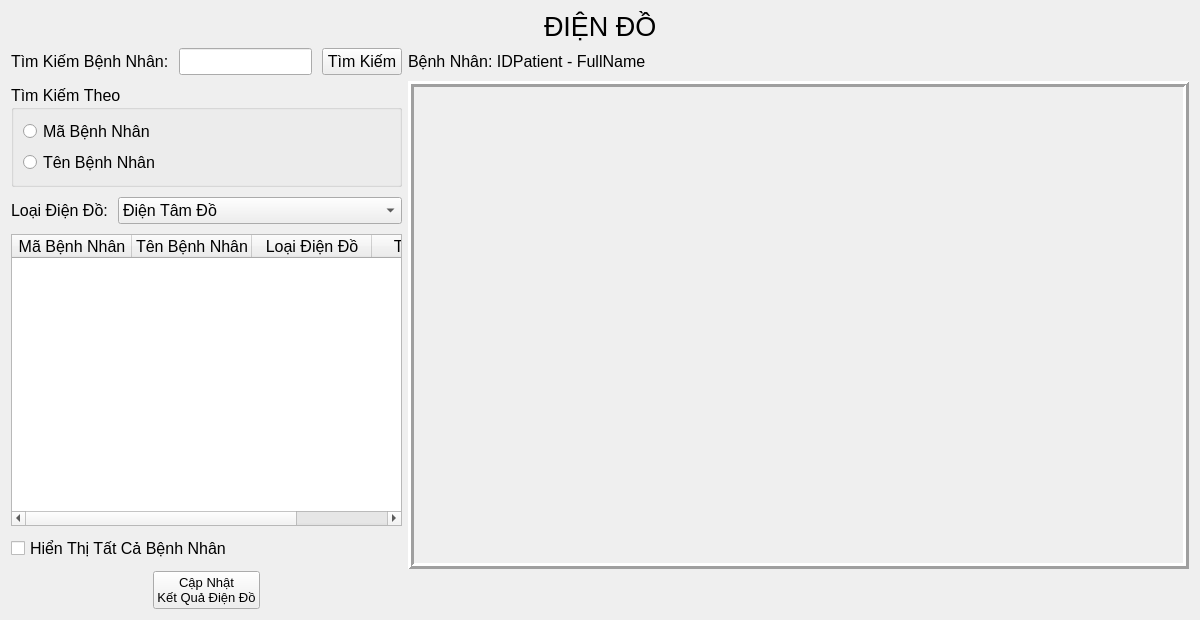
<?xml version="1.0" encoding="UTF-8"?>
<ui version="4.0">
 <class>ECG</class>
 <widget class="QFrame" name="ECG">
  <property name="geometry">
   <rect>
    <x>0</x>
    <y>0</y>
    <width>1200</width>
    <height>620</height>
   </rect>
  </property>
  <property name="font">
   <font>
    <pointsize>12</pointsize>
   </font>
  </property>
  <property name="windowTitle">
   <string>Frame</string>
  </property>
  <layout class="QVBoxLayout" name="verticalLayout_5">
   <item>
    <layout class="QHBoxLayout" name="horizontalLayout">
     <item>
      <spacer name="horizontalSpacer">
       <property name="orientation">
        <enum>Qt::Horizontal</enum>
       </property>
       <property name="sizeHint" stdset="0">
        <size>
         <width>40</width>
         <height>20</height>
        </size>
       </property>
      </spacer>
     </item>
     <item>
      <widget class="QLabel" name="label">
       <property name="font">
        <font>
         <pointsize>20</pointsize>
        </font>
       </property>
       <property name="text">
        <string>ĐIỆN ĐỒ</string>
       </property>
      </widget>
     </item>
     <item>
      <spacer name="horizontalSpacer_2">
       <property name="orientation">
        <enum>Qt::Horizontal</enum>
       </property>
       <property name="sizeHint" stdset="0">
        <size>
         <width>40</width>
         <height>20</height>
        </size>
       </property>
      </spacer>
     </item>
    </layout>
   </item>
   <item>
    <layout class="QHBoxLayout" name="horizontalLayout_5" stretch="4,8">
     <item>
      <layout class="QVBoxLayout" name="verticalLayout_2" stretch="0,1,0,7,0,0">
       <property name="spacing">
        <number>10</number>
       </property>
       <property name="sizeConstraint">
        <enum>QLayout::SetDefaultConstraint</enum>
       </property>
       <property name="leftMargin">
        <number>0</number>
       </property>
       <property name="topMargin">
        <number>0</number>
       </property>
       <property name="rightMargin">
        <number>0</number>
       </property>
       <property name="bottomMargin">
        <number>0</number>
       </property>
       <item>
        <layout class="QHBoxLayout" name="horizontalLayout_2">
         <item>
          <widget class="QLabel" name="label_5">
           <property name="font">
            <font>
             <pointsize>12</pointsize>
            </font>
           </property>
           <property name="text">
            <string>Tìm Kiếm Bệnh Nhân:</string>
           </property>
          </widget>
         </item>
         <item>
          <widget class="QLineEdit" name="txtSearch">
           <property name="font">
            <font>
             <pointsize>12</pointsize>
            </font>
           </property>
          </widget>
         </item>
         <item>
          <widget class="QPushButton" name="btSearch">
           <property name="font">
            <font>
             <pointsize>12</pointsize>
            </font>
           </property>
           <property name="cursor">
            <cursorShape>PointingHandCursor</cursorShape>
           </property>
           <property name="text">
            <string>Tìm Kiếm</string>
           </property>
          </widget>
         </item>
        </layout>
       </item>
       <item>
        <widget class="QGroupBox" name="groupBox">
         <property name="font">
          <font>
           <pointsize>12</pointsize>
           <kerning>false</kerning>
          </font>
         </property>
         <property name="title">
          <string>Tìm Kiếm Theo</string>
         </property>
         <layout class="QVBoxLayout" name="verticalLayout">
          <item>
           <widget class="QRadioButton" name="radioBTIDPatient">
            <property name="font">
             <font>
              <pointsize>12</pointsize>
              <strikeout>false</strikeout>
              <kerning>false</kerning>
             </font>
            </property>
            <property name="text">
             <string>Mã Bệnh Nhân</string>
            </property>
           </widget>
          </item>
          <item>
           <widget class="QRadioButton" name="radioBTFullName">
            <property name="font">
             <font>
              <pointsize>12</pointsize>
             </font>
            </property>
            <property name="text">
             <string>Tên Bệnh Nhân</string>
            </property>
           </widget>
          </item>
         </layout>
        </widget>
       </item>
       <item>
        <layout class="QHBoxLayout" name="horizontalLayout_3" stretch="0,9">
         <item>
          <widget class="QLabel" name="label_4">
           <property name="font">
            <font>
             <pointsize>12</pointsize>
            </font>
           </property>
           <property name="text">
            <string>Loại Điện Đồ:</string>
           </property>
          </widget>
         </item>
         <item>
          <widget class="QComboBox" name="comboTypeECG">
           <property name="font">
            <font>
             <pointsize>12</pointsize>
            </font>
           </property>
           <item>
            <property name="text">
             <string>Điện Tâm Đồ</string>
            </property>
           </item>
           <item>
            <property name="text">
             <string>Điện Não Đồ</string>
            </property>
           </item>
          </widget>
         </item>
        </layout>
       </item>
       <item>
        <widget class="QTableWidget" name="dataTabPatient">
         <property name="font">
          <font>
           <family>MS Shell Dlg 2</family>
           <pointsize>12</pointsize>
          </font>
         </property>
         <property name="sizeAdjustPolicy">
          <enum>QAbstractScrollArea::AdjustToContents</enum>
         </property>
         <attribute name="horizontalHeaderDefaultSectionSize">
          <number>120</number>
         </attribute>
         <column>
          <property name="text">
           <string>Mã Bệnh Nhân</string>
          </property>
         </column>
         <column>
          <property name="text">
           <string>Tên Bệnh Nhân</string>
          </property>
         </column>
         <column>
          <property name="text">
           <string>Loại Điện Đồ</string>
          </property>
         </column>
         <column>
          <property name="text">
           <string>Trạng Thái</string>
          </property>
         </column>
        </widget>
       </item>
       <item>
        <widget class="QCheckBox" name="checkAllPatient">
         <property name="font">
          <font>
           <pointsize>12</pointsize>
          </font>
         </property>
         <property name="text">
          <string>Hiển Thị Tất Cả Bệnh Nhân</string>
         </property>
        </widget>
       </item>
       <item>
        <layout class="QHBoxLayout" name="horizontalLayout_4">
         <item>
          <spacer name="horizontalSpacer_3">
           <property name="orientation">
            <enum>Qt::Horizontal</enum>
           </property>
           <property name="sizeHint" stdset="0">
            <size>
             <width>40</width>
             <height>20</height>
            </size>
           </property>
          </spacer>
         </item>
         <item>
          <widget class="QPushButton" name="btUpload">
           <property name="font">
            <font>
             <pointsize>10</pointsize>
            </font>
           </property>
           <property name="cursor">
            <cursorShape>PointingHandCursor</cursorShape>
           </property>
           <property name="text">
            <string>Cập Nhật
Kết Quả Điện Đồ</string>
           </property>
          </widget>
         </item>
         <item>
          <spacer name="horizontalSpacer_4">
           <property name="orientation">
            <enum>Qt::Horizontal</enum>
           </property>
           <property name="sizeHint" stdset="0">
            <size>
             <width>40</width>
             <height>20</height>
            </size>
           </property>
          </spacer>
         </item>
        </layout>
       </item>
      </layout>
     </item>
     <item>
      <layout class="QVBoxLayout" name="verticalLayout_4" stretch="0,1,0">
       <item>
        <widget class="QLabel" name="lbPatient">
         <property name="minimumSize">
          <size>
           <width>0</width>
           <height>27</height>
          </size>
         </property>
         <property name="maximumSize">
          <size>
           <width>16777215</width>
           <height>27</height>
          </size>
         </property>
         <property name="font">
          <font>
           <pointsize>12</pointsize>
          </font>
         </property>
         <property name="text">
          <string>Bệnh Nhân: IDPatient - FullName</string>
         </property>
        </widget>
       </item>
       <item>
        <widget class="QFrame" name="mainFrame">
         <property name="minimumSize">
          <size>
           <width>700</width>
           <height>240</height>
          </size>
         </property>
         <property name="maximumSize">
          <size>
           <width>16777215</width>
           <height>9999</height>
          </size>
         </property>
         <property name="styleSheet">
          <string notr="true"/>
         </property>
         <property name="frameShape">
          <enum>QFrame::Box</enum>
         </property>
         <property name="frameShadow">
          <enum>QFrame::Raised</enum>
         </property>
         <property name="lineWidth">
          <number>3</number>
         </property>
         <layout class="QVBoxLayout" name="verticalLayout_3" stretch="9">
          <property name="spacing">
           <number>0</number>
          </property>
          <property name="leftMargin">
           <number>5</number>
          </property>
          <property name="topMargin">
           <number>5</number>
          </property>
          <property name="rightMargin">
           <number>5</number>
          </property>
          <property name="bottomMargin">
           <number>5</number>
          </property>
          <item>
           <layout class="QVBoxLayout" name="mainLayout">
            <property name="spacing">
             <number>0</number>
            </property>
           </layout>
          </item>
         </layout>
        </widget>
       </item>
       <item>
        <spacer name="verticalSpacer">
         <property name="orientation">
          <enum>Qt::Vertical</enum>
         </property>
         <property name="sizeHint" stdset="0">
          <size>
           <width>20</width>
           <height>40</height>
          </size>
         </property>
        </spacer>
       </item>
      </layout>
     </item>
    </layout>
   </item>
  </layout>
 </widget>
 <resources/>
 <connections/>
</ui>
